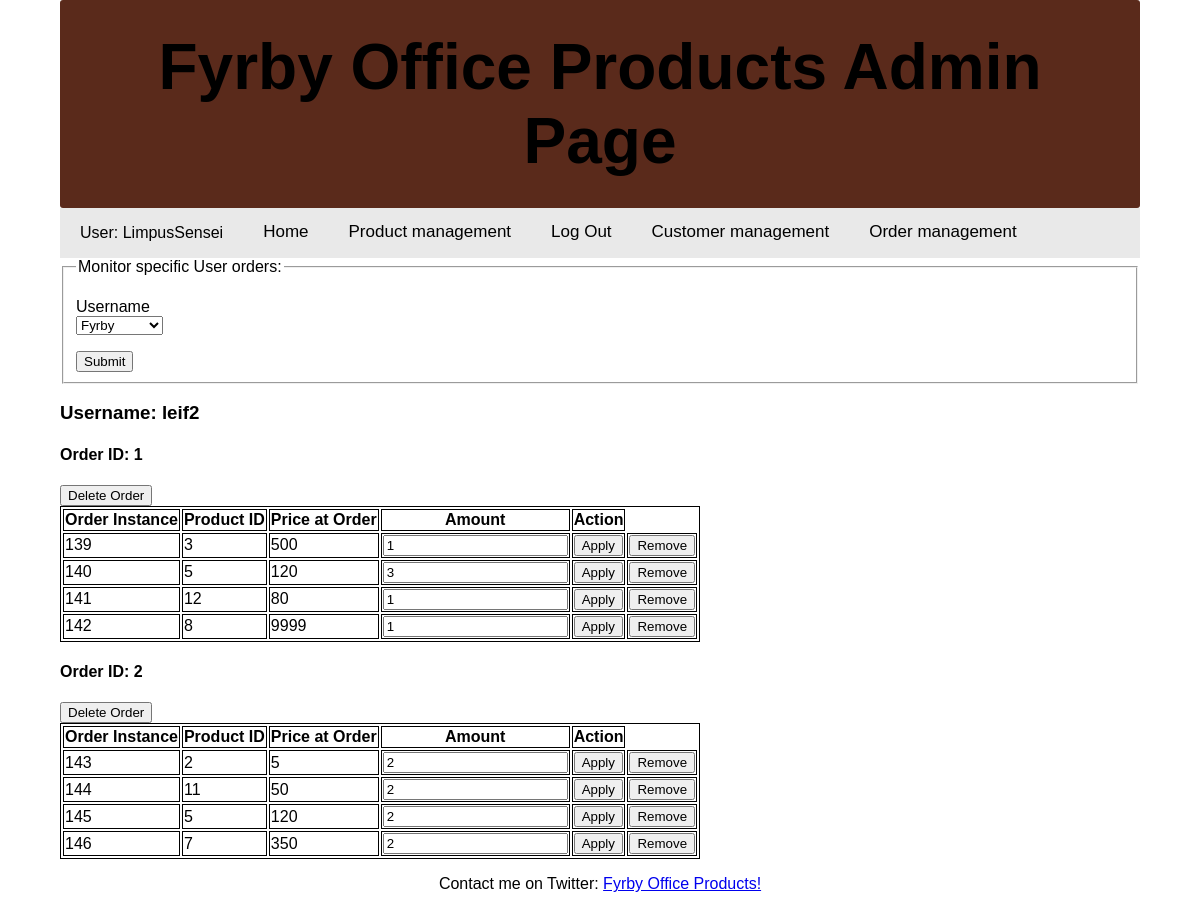
The page /www/FyrbyOfficeProducts/admin/action_user_orders.php?username=leif2 (signed in) on the database its author committed.
### tables this page shows
CREATE TABLE `Orders` (
  `orderID` int NOT NULL,
  `customerID` int NOT NULL,
  `productID` int DEFAULT NULL,
  `PriceAtOrder` double DEFAULT NULL,
  `orderAmount` int DEFAULT NULL,
  `orderInstance` int NOT NULL
);

### www/FyrbyOfficeProducts/admin/action_user_orders.php (the view, shortened to what this page needs)
<?php
if($_SESSION['user_type']=='admin'){
    $servername = "localhost";
    $username = "root";
    $password = "Fyrby23";
    $dbname = "testschema1";
    $conn = new mysqli($servername, $username, $password, $dbname);
    $select = "SELECT * FROM `Customers` WHERE `accountType` != 'admin';";
    $rs = $conn->query($select); ?>
    <fieldset>
        <legend>Monitor specific User orders:</legend>
        <form name="reviewform" method="get" action="action_user_orders.php">
            <P>
            <label for="Username">Username</label><br>
            <select name="username" id="username">
                <?php foreach( $rs as $row ){
                    echo "<option>" . $row['customerUsername'] . "</option>";
                   }
                 ?>
            </select>
            </P>
            <input type="submit" name="Submit" id="Submit" value="Submit">
        </form>
    </fieldset>
    <H3>Username:   <?php echo $_GET['username']; ?></H3>
    <?php
    $currnetCustomerID = "SELECT `customerID` FROM `Customers` WHERE `customerUsername` =  '$_GET[username]';";
    $customerResult = $conn->query($currnetCustomerID);
    $customerid = mysqli_fetch_assoc($customerResult);
    $orders = "SELECT * FROM `Orders` WHERE `Orders`.`customerID` = '$customerid[customerID]';";
    $orders_result = $conn->query($orders);
    if ($orders_result->num_rows > 0){
        $oldOrderID = null; ?>
    <h4>Order ID: 1</h4>
    <form method="post">
        <button name="delete_Order" value="<?php echo "1_".$customerid['customerID']; ?>"$>Delete Order</button>
    </form>
    <table>
        <tr>
            <th>Order Instance</th><th>Product ID</th><th>Price at Order</th><th>Amount</th><th>Action</th>
        </tr>
        <?php while($row = mysqli_fetch_assoc($orders_result)){
            $newOrderID = $row['orderID'];
            if ($oldOrderID == null || $newOrderID == $oldOrderID){ ?>
                <tr>
                    <form method="post">
                        <td><?php echo $row['orderInstance']; ?></td>
                        <td><?php echo $row['productID']; ?></td><td><?php echo $row['PriceAtOrder']; ?></td>
                        <td>
                            <input type="text" required pattern=".*\S+.*" name="amount" value="<?php echo $row['orderAmount']; ?>">
                        </td>
                        <td>
                            <button type="submit" name="apply" value="<?php echo $newOrderID."_".$customerid['customerID']."_".$row['productID']."_".$row['orderAmount']; ?>">Apply</button>
                        </td>
                    </form>
                    <td>
                        <form method="post">
                            <button type="submit" name="remove" value="<?php echo $newOrderID."_".$customerid['customerID']."_".$row['productID']."_".$row['orderAmount']; ?>">Remove</button>
                        </form>
                    </td>
                </tr>
        <?php
                $oldOrderID = $newOrderID;
            }else{
                $oldOrderID = $newOrderID; ?>
                </table>
                <h4>Order ID: <?php echo $newOrderID; ?></h4>
                <form method="post">
                    <button name="delete_Order" value="<?php echo $newOrderID."_".$customerid['customerID']; ?>">Delete Order</button>
                </form>
                <table>
                    <tr>
                        <th>Order Instance</th><th>Product ID</th><th>Price at Order</th><th>Amount</th><th>Action</th>
                    </tr>
                    <tr>
                        <form method="post">
                            <td><?php echo $row['orderInstance']; ?></td>
                            <td><?php echo $row['productID']; ?></td><td><?php echo $row['PriceAtOrder']; ?></td>
                            <td>
                                <input type="text" required pattern=".*\S+.*" name="amount" value="<?php echo $row['orderAmount']; ?>">
                            </td>
                            <td>
                                <button type="submit" name="apply" value="<?php echo $newOrderID."_".$customerid['customerID']."_".$row['productID']."_".$row['orderAmount']; ?>">Apply</button>
                            </td>
                        </form>
                        <td>
                            <form method="post">
                                <button type="submit" name="remove" value="<?php echo $newOrderID."_".$customerid['customerID']."_".$row['productID']."_".$row['orderAmount']; ?>">Remove</button>
                            </form>
                        </td>
                    </tr>
            <?php
            }
        } ?>
    </table>
    <?php
    }else{
        echo "0 orders";
    }
    echo file_get_contents("../Home/footer.html");}
else{
    echo ('you are not authorized to visit this page, try with another account');
};
?>

### www/FyrbyOfficeProducts/style.css (style rules this page uses)
body { width: 90%; margin: auto; font-family: "Maven Pro", sans-serif; }
h1 { background: rgb(90, 42, 27); margin: 0; padding: 30px; border-radius: 3px; font-size: 4em; text-align: center; }
.topnav { overflow: hidden; background-color: #e9e9e9; }
.topnav p { float: left; display: block; color: black; text-align: center; text-decoration: none; padding: 0px 20px; }
.topnav a { float: left; display: block; color: black; text-align: center; padding: 14px 20px; text-decoration: none; font-size: 17px; }
table, th, td { border: 1px solid black; }
.footer { position: bottom; left: 0; bottom: 0; width: 100%; text-align: center; }

### rows shown on the page
orders: orderInstance "139", productID "3", PriceAtOrder "500", amount "1"
orders: orderInstance "140", productID "5", PriceAtOrder "120", amount "3"
orders: orderInstance "141", productID "12", PriceAtOrder "80", amount "1"
orders: orderInstance "142", productID "8", PriceAtOrder "9999", amount "1"
orders: orderID "2", orderInstance "143", productID "2", PriceAtOrder "5", amount "2"
orders: orderInstance "144", productID "11", PriceAtOrder "50", amount "2"
orders: orderInstance "145", productID "5", PriceAtOrder "120", amount "2"
orders: orderInstance "146", productID "7", PriceAtOrder "350", amount "2"

### other values the page prints
$_GET['username'] "leif2"
file_get_contents("../Home/footer.html") "Contact me on Twitter: Fyrby Office Products!"
form field username "Fyrby"
